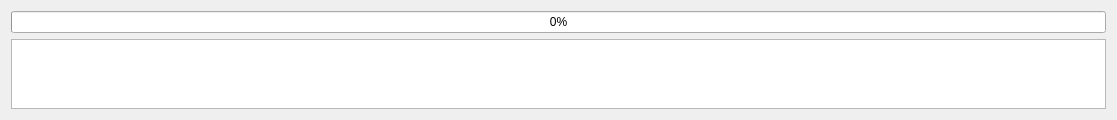
<?xml version="1.0" encoding="UTF-8"?>
<ui version="4.0">
 <class>Dialog</class>
 <widget class="QDialog" name="Dialog">
  <property name="geometry">
   <rect>
    <x>0</x>
    <y>0</y>
    <width>1117</width>
    <height>117</height>
   </rect>
  </property>
  <property name="maximumSize">
   <size>
    <width>16777215</width>
    <height>117</height>
   </size>
  </property>
  <property name="windowTitle">
   <string>Status Window</string>
  </property>
  <layout class="QVBoxLayout" name="verticalLayout">
   <item>
    <widget class="QProgressBar" name="progressBar">
     <property name="value">
      <number>0</number>
     </property>
     <property name="invertedAppearance">
      <bool>false</bool>
     </property>
    </widget>
   </item>
   <item>
    <widget class="QTextBrowser" name="logBrowser"/>
   </item>
  </layout>
 </widget>
 <resources/>
 <connections/>
</ui>
